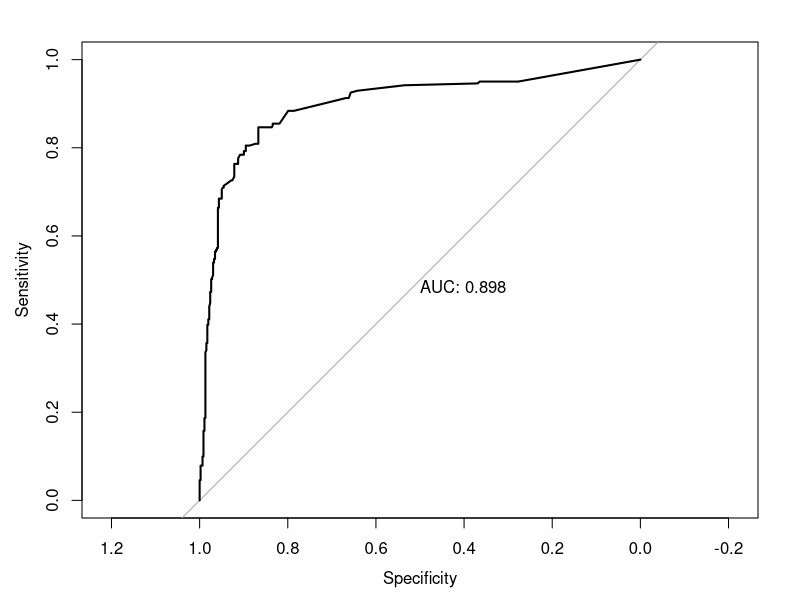

The R source for this figure: (Note: this script raises an error after producing the figure.)
#########################################################
##
####### Regressao Logística #######
## AED - Capitulo 06 - Prof. Máiron Chaves ####
#########################################################
##
#Copie este código, cole no seu R e execute para ver os resultados
rm(list = ls()) #Limpa memória do R
#Instala e carrega biblioteca para gerar a curva ROC
library(pROC) #Carrega
library(dplyr)
#Monte o dataset
dados <- data.frame(Prova_Logica = c(2, 2, 5, 5, 5, 2, 3, 2, 1, 4,
                                     5, 8, 1, 1, 3, 4, 3, 2, 1, 1, 8, 8, 1, 2, 1, 5, 3, 3, 5, 4, 4,
                                     1, 8, 3, 2, 3, 3, 2, 1, 1, 5, 4, 1, 5, 3, 1, 4, 6, 1, 1, 8, 1,
                                     1, 5, 1, 5, 3, 1, 1, 8, 1, 1, 1, 1, 1, 2, 1, 5, 5, 4, 2, 1, 8,
                                     4, 5, 1, 3, 3, 3, 5, 3, 1, 7, 1, 1, 2, 9, 5, 3, 1, 5, 1, 4, 2,
                                     1, 4, 3, 3, 8, 1, 1, 8, 5, 1, 1, 1, 5, 8, 5, 1, 4, 2, 5, 4, 5,
                                     3, 3, 5, 5, 5, 5, 5, 8, 5, 4, 9, 8, 1, 3, 4, 2, 5, 1, 4, 3, 5,
                                     5, 5, 6, 4, 3, 5, 7, 1, 8, 5, 7, 3, 2, 3, 2, 5, 5, 5, 5, 4, 4,
                                     8, 1, 1, 2, 5, 3, 2, 7, 4, 1, 1, 1, 4, 5, 1, 1, 8, 3, 6, 8, 3,
                                     1, 3, 3, 2, 8, 4, 1, 1, 1, 1, 1, 2, 3, 4, 6, 2, 3, 3, 4, 2, 1,
                                     5, 2, 4, 3, 3, 1, 3, 3, 3, 1, 3, 5, 6, 1, 5, 1, 5, 4, 3, 1, 6,
                                     1, 4, 9, 3, 3, 2, 1, 1, 4, 3, 1, 3, 1, 1, 3, 7, 8, 1, 3, 5, 6,
                                     3, 6, 5, 8, 5, 1, 1, 4, 2, 1, 8, 7, 5, 1, 1, 1, 6, 5, 7, 3, 3,
                                     5, 1, 3, 5, 1, 8, 8, 1, 2, 3, 3, 3, 3, 7, 1, 9, 8, 4, 1, 7, 1,
                                     1, 1, 5, 1, 1, 5, 3, 5, 1, 3, 6, 2, 1, 3, 4, 5, 6, 1, 5, 1, 5,
                                     1, 1, 5, 1, 1, 1, 5, 1, 3, 7, 1, 4, 3, 7, 1, 1, 5, 4, 1, 1, 3,
                                     5, 4, 2, 1, 5, 1, 1, 1, 8, 8, 5, 1, 2, 1, 6, 8, 3, 1, 5, 1, 5,
                                     1, 4, 4, 8, 1, 1, 1, 5, 1, 1, 5, 4, 6, 8, 1, 3, 1, 6, 1, 1, 1,
                                     1, 1, 8, 1, 5, 3, 1, 4, 4, 7, 2, 3, 3, 5, 8, 3, 1, 4, 1, 5, 1,
                                     7, 2, 6, 4, 1, 3, 1, 8, 5, 5, 5, 3, 1, 4, 5, 3, 6, 1, 3, 3, 5,
                                     4, 5, 3, 1, 4, 5, 1, 3, 6, 1, 1, 1, 3, 1, 1, 1, 1, 3, 1, 5, 4,
                                     8, 1, 5, 6, 6, 4, 2, 5, 5, 6, 1, 2, 5, 6, 4, 2, 1, 2, 7, 2, 8,
                                     1, 3, 1, 1, 1, 6, 1, 4, 3, 1, 5, 2, 1, 1, 5, 4, 3, 1, 3, 1, 1,
                                     2, 4, 5, 4, 5, 4, 3, 7, 4, 1, 7, 1, 8, 5, 3, 3, 5, 1, 2, 1, 5,
                                     4, 4, 4, 3, 6, 8, 8, 1, 1, 1, 8, 8, 1, 5, 1, 4, 5, 1, 4, 1, 4,
                                     1, 5, 1, 4, 4, 1, 1, 2, 5, 1, 4, 4, 5, 4, 1, 1, 5, 3, 5, 4, 1,
                                     1, 5, 3, 3, 1, 5, 5, 4, 5, 7, 2, 5, 9, 4, 6, 1, 1, 1, 1, 8, 7,2, 3, 2, 9, 3, 1, 5, 1, 3, 5, 1, 4, 6, 3, 1, 5, 1, 3, 9, 1, 4,
                                     8, 8, 1, 3, 2, 3, 3, 1, 5, 1, 1, 3, 1, 5, 3, 4, 3, 4, 1, 4, 3,
                                     5, 1, 5, 2, 5, 8, 9, 4, 7, 4, 8, 5, 7, 5, 3, 5, 6, 3, 1, 5, 6,
                                     4, 3, 5, 1, 2, 4, 1, 1, 2, 9, 5, 1, 5, 1, 2, 1, 5, 1, 2, 3, 5,
                                     1, 1, 5, 3, 9, 5, 6, 9, 6, 1, 1, 9, 1, 3, 5, 4, 8, 4, 2, 7, 1,
                                     6, 3, 7, 8, 1, 5, 5, 6, 1, 4, 4, 3, 1, 5, 5, 8, 3, 3, 1, 9, 5,
                                     5, 5, 5, 1, 9, 6, 3, 1, 1, 2, 4, 6, 5, 7, 6, 5, 1), 
                    Redacao = c(1, 1, 1, 4, 3, 3, 5, 5, 9, 1, 1, 1, 1, 1, 4, 3, 3, 1, 1, 1, 1, 7,
                                                                                                     1, 1, 8, 1, 1, 1, 3, 8, 3, 1, 5, 3, 3, 1, 2, 7, 1, 1, 1, 1, 1,
                                                                                                     1, 7, 1, 1, 8, 7, 1, 1, 1, 1, 1, 1, 1, 1, 1, 1, 1, 5, 1, 8, 5,
                                                                                                     1, 1, 1, 1, 1, 2, 1, 1, 6, 1, 1, 1, 1, 1, 1, 1, 4, 1, 8, 5, 1,
                                                                                                     5, 8, 1, 1, 1, 5, 1, 1, 1, 2, 3, 3, 1, 3, 8, 1, 4, 6, 1, 1, 1,
                                                                                                     1, 3, 1, 1, 2, 3, 2, 1, 1, 1, 1, 4, 1, 1, 1, 1, 4, 1, 8, 1, 5,
                                                                                                     1, 1, 1, 1, 1, 3, 6, 1, 2, 5, 6, 1, 2, 2, 1, 8, 1, 4, 6, 9, 3,
                                                                                                     1, 1, 1, 1, 1, 1, 1, 1, 1, 7, 1, 1, 1, 1, 1, 1, 6, 1, 1, 1, 1,
                                                                                                     1, 3, 5, 1, 1, 1, 1, 3, 1, 4, 1, 1, 1, 2, 1, 3, 1, 1, 1, 4, 5,
                                                                                                     1, 1, 6, 1, 3, 1, 4, 1, 1, 1, 1, 1, 1, 1, 1, 1, 1, 1, 1, 2, 3,
                                                                                                     6, 1, 8, 1, 1, 5, 1, 8, 2, 6, 1, 5, 1, 6, 1, 1, 1, 1, 1, 1, 1,
                                                                                                     1, 3, 1, 4, 8, 1, 1, 1, 8, 1, 3, 1, 6, 3, 1, 1, 1, 1, 1, 1, 1,
                                                                                                     1, 1, 1, 1, 1, 1, 5, 1, 1, 3, 1, 1, 7, 4, 1, 1, 1, 1, 6, 1, 3,
                                                                                                     1, 4, 1, 1, 7, 2, 6, 4, 1, 1, 1, 1, 1, 4, 7, 1, 3, 1, 1, 9, 1,
                                                                                                     1, 1, 1, 1, 1, 1, 3, 1, 3, 1, 3, 1, 1, 3, 2, 1, 1, 1, 5, 3, 1,
                                                                                                     1, 2, 1, 1, 4, 1, 1, 1, 1, 1, 1, 1, 1, 1, 1, 1, 4, 8, 1, 7, 1,
                                                                                                     1, 3, 8, 1, 1, 1, 1, 1, 4, 1, 1, 1, 2, 2, 7, 1, 3, 1, 1, 1, 4,
                                                                                                     2, 4, 2, 2, 5, 3, 1, 1, 1, 5, 1, 9, 1, 1, 3, 2, 1, 1, 5, 1, 2,
                                                                                                     1, 3, 8, 1, 5, 1, 4, 3, 1, 8, 1, 6, 5, 1, 1, 1, 1, 1, 4, 5, 1,
                                                                                                     7, 8, 1, 4, 1, 1, 1, 1, 4, 1, 1, 2, 1, 8, 2, 6, 2, 1, 4, 1, 1,
                                                                                                     1, 1, 1, 4, 1, 1, 1, 1, 1, 8, 1, 1, 1, 3, 1, 1, 1, 8, 1, 1, 1,
                                                                                                     3, 1, 1, 1, 1, 1, 6, 1, 1, 1, 1, 1, 4, 1, 1, 1, 1, 1, 1, 1, 1,
                                                                                                     3, 1, 2, 7, 2, 1, 1, 1, 1, 1, 2, 2, 1, 3, 1, 1, 3, 1, 1, 5, 1,
                                                                                                     7, 1, 1, 1, 3, 6, 1, 1, 1, 1, 1, 1, 1, 1, 4, 1, 6, 8, 8, 7, 2,
                                                                                                     1, 1, 1, 1, 1, 1, 1, 5, 1, 1, 5, 1, 1, 1, 1, 9, 1, 8, 1, 1, 2,
                                4, 1, 1, 6, 2, 1, 1, 1, 1, 1, 1, 1, 1, 2, 1, 1, 1, 1, 6, 1, 2,
                                1, 1, 5, 4, 1, 8, 4, 6, 6, 1, 1, 1, 9, 1, 1, 1, 1, 1, 8, 1, 1,
                                1, 1, 1, 3, 1, 1, 4, 1, 1, 3, 4, 1, 1, 3, 2, 3, 1, 2, 1, 1, 1,
                                1, 1, 1, 1, 1, 1, 1, 1, 1, 1, 1, 2, 3, 1, 4, 1, 4, 2, 1, 6, 1,
                                4, 2, 2, 1, 1, 1, 4, 1, 1, 1, 1, 1, 6, 1, 1, 1, 3, 2, 8, 1, 1,
                                1, 1, 1, 2, 3, 1, 1, 1, 1, 1, 1, 6, 1, 6, 7, 1, 1, 5, 1, 2, 5,
                                1, 1, 1, 1, 1, 2, 1, 3, 1, 1, 1, 8, 7, 1, 1, 1, 1, 4, 1, 6, 1,
                                2, 8, 4, 7, 1, 1, 1, 5, 1, 1, 2, 1, 1, 7, 1, 1, 1, 4, 1, 1, 3,
                                1, 5, 1, 7, 1), Auto_Avaliacao = c(1, 1, 1, 1, 1, 1, 1, 7, 1,
                                                                   1, 1, 9, 1, 1, 1, 3, 6, 1, 1, 1, 1, 1, 1, 1, 1, 1, 1, 1, 1, 1,
                                                                   1, 1, 3, 1, 1, 1, 1, 9, 1, 1, 1, 1, 1, 1, 8, 1, 1, 9, 7, 1, 2,
                                                                   1, 1, 1, 1, 1, 1, 1, 1, 7, 1, 3, 8, 1, 1, 1, 1, 1, 1, 6, 1, 1,
                                                                   1, 2, 1, 1, 1, 1, 1, 1, 3, 1, 8, 3, 1, 6, 1, 6, 1, 1, 3, 1, 1,
                                                                   1, 1, 8, 5, 3, 3, 1, 1, 3, 1, 1, 1, 1, 1, 6, 1, 2, 1, 1, 1, 1,
                                                                   1, 4, 1, 6, 1, 1, 1, 2, 3, 1, 4, 7, 6, 1, 1, 1, 1, 1, 1, 9, 1,
                                                                   2, 1, 1, 1, 1, 2, 1, 8, 1, 8, 1, 3, 2, 1, 1, 1, 1, 2, 6, 1, 1,
                                                                   1, 2, 1, 3, 1, 1, 8, 1, 4, 1, 1, 1, 1, 1, 1, 1, 1, 1, 1, 1, 9,
                                                                   1, 5, 1, 1, 1, 1, 1, 5, 1, 1, 1, 3, 5, 1, 1, 1, 1, 1, 1, 3, 1,
                                                                   1, 1, 1, 1, 1, 1, 1, 1, 1, 1, 1, 1, 3, 6, 1, 8, 1, 2, 5, 2, 1,
                                                                   1, 7, 1, 1, 1, 8, 1, 1, 5, 1, 1, 1, 3, 1, 1, 1, 9, 1, 1, 1, 5,
                                                                   9, 1, 5, 3, 4, 1, 1, 1, 1, 1, 1, 7, 1, 1, 1, 1, 3, 3, 1, 3, 1,
                                                                   1, 1, 1, 1, 1, 3, 8, 1, 4, 1, 4, 1, 1, 1, 6, 1, 3, 1, 1, 2, 3,
                                                                   1, 1, 1, 1, 1, 1, 1, 1, 9, 1, 1, 2, 2, 8, 1, 1, 1, 1, 1, 4, 1,
                                                                   1, 1, 1, 1, 1, 2, 1, 1, 1, 1, 4, 3, 1, 1, 4, 1, 6, 2, 1, 5, 3,
                                                                   1, 1, 2, 1, 1, 1, 1, 1, 1, 8, 3, 4, 8, 1, 3, 7, 7, 1, 1, 2, 1,
                                                                   1, 1, 1, 1, 4, 1, 1, 1, 1, 1, 1, 1, 1, 1, 1, 1, 3, 9, 1, 1, 1,
                                                                   1, 8, 1, 7, 1, 1, 1, 1, 1, 1, 1, 1, 2, 1, 1, 1, 2, 9, 6, 3, 3,
                                                                   1, 2, 1, 8, 7, 1, 1, 1, 1, 1, 6, 3, 1, 4, 5, 1, 6, 1, 1, 1, 1,
                                                                   3, 1, 1, 2, 1, 6, 3, 7, 1, 8, 3, 1, 1, 1, 1, 1, 1, 1, 1, 1, 1,
                                                                   1, 8, 1, 1, 1, 9, 1, 1, 1, 7, 1, 1, 1, 1, 1, 1, 1, 1, 1, 1, 1,
                                                                   1, 1, 1, 1, 3, 1, 1, 1, 1, 1, 1, 1, 1, 6, 1, 1, 1, 1, 1, 1, 2,
                                                                   1, 1, 1, 2, 1, 7, 1, 1, 4, 2, 1, 5, 1, 5, 1, 1, 1, 4, 6, 1, 1,
                                                                   4, 1, 2, 1, 1, 1, 9, 8, 1, 9, 1, 1, 1, 1, 1, 1, 1, 3, 1, 1, 1,
                                                                   1, 1, 4, 1, 1, 1, 1, 7, 1, 1, 1, 1, 1, 3, 1, 1, 8, 1, 1, 6, 1,
                                                                   1, 1, 2, 1, 1, 1, 1, 1, 1, 2, 5, 1, 6, 3, 1, 4, 3, 1, 7, 5, 1,
                                                                   1, 1, 1, 1, 1, 2, 1, 5, 9, 1, 1, 1, 2, 1, 1, 1, 1, 3, 1, 8, 1,
                                                                   1, 2, 5, 1, 1, 5, 1, 4, 1, 1, 1, 1, 1, 1, 1, 1, 1, 1, 1, 1, 1,
                                                                   1, 1, 1, 1, 1, 1, 3, 1, 1, 3, 1, 5, 1, 8, 1, 1, 1, 1, 1, 1, 1,
                                                                   1, 1, 1, 1, 6, 1, 1, 1, 2, 1, 1, 2, 1, 1, 1, 1, 2, 1, 1, 1, 1,
                                                                   1, 1, 1, 6, 1, 9, 5, 3, 1, 8, 1, 1, 3, 1, 1, 1, 1, 1, 1, 1, 2,
                                                                   1, 1, 1, 8, 1, 1, 1, 1, 1, 1, 1, 7, 1, 1, 1, 1, 1, 1, 1, 1, 1,
                                                                   1, 1, 1, 1, 2, 8, 1, 1, 1, 6, 1, 1, 1, 1, 9, 1, 1, 1),
                    Classe = c("Ruim",
                               "Ruim", "Ruim", "Boa", "Ruim", "Ruim", "Boa", "Boa", "Boa", "Ruim",
                               "Ruim", "Boa", "Ruim", "Ruim", "Boa", "Ruim", "Ruim", "Ruim",
                               "Ruim", "Ruim", "Boa", "Boa", "Ruim", "Ruim", "Boa", "Ruim",
                               "Ruim", "Ruim", "Boa", "Boa", "Ruim", "Ruim", "Boa", "Boa", "Ruim",
                               "Ruim", "Ruim", "Boa", "Ruim", "Ruim", "Boa", "Ruim", "Ruim",
                               "Ruim", "Boa", "Ruim", "Ruim", "Boa", "Boa", "Ruim", "Boa", "Ruim",
                               "Ruim", "Ruim", "Ruim", "Ruim", "Ruim", "Ruim", "Ruim", "Boa",
                               "Boa", "Boa", "Boa", "Boa", "Ruim", "Ruim", "Ruim", "Ruim", "Ruim",
                               "Boa", "Ruim", "Boa", "Boa", "Ruim", "Ruim", "Ruim", "Ruim",
                               "Ruim", "Ruim", "Ruim", "Boa", "Ruim", "Boa", "Boa", "Ruim",
                               "Boa", "Boa", "Boa", "Ruim", "Ruim", "Boa", "Ruim", "Ruim", "Ruim",
                               "Ruim", "Ruim", "Ruim", "Boa", "Boa", "Boa", "Ruim", "Ruim",
                               "Boa", "Ruim", "Ruim", "Ruim", "Ruim", "Boa", "Boa", "Boa", "Ruim",
                               "Ruim", "Ruim", "Ruim", "Ruim", "Boa", "Ruim", "Ruim", "Ruim",
                               "Ruim", "Boa", "Ruim", "Boa", "Ruim", "Boa", "Boa", "Boa", "Ruim",
                               "Ruim", "Boa", "Ruim", "Ruim", "Boa", "Ruim", "Ruim", "Ruim",
                               "Boa", "Boa", "Boa", "Ruim", "Ruim", "Ruim", "Boa", "Ruim", "Ruim",
                               "Boa", "Boa", "Ruim", "Ruim", "Ruim", "Ruim", "Ruim", "Ruim",
                               "Boa", "Ruim", "Ruim", "Ruim", "Boa", "Ruim", "Ruim", "Ruim",
                               "Ruim", "Ruim", "Ruim", "Boa", "Boa", "Ruim", "Ruim", "Ruim",
                               "Ruim", "Ruim", "Boa", "Boa", "Boa", "Ruim", "Boa", "Boa", "Ruim",
                               "Boa", "Ruim", "Ruim", "Ruim", "Ruim", "Ruim", "Boa", "Ruim",
                               "Ruim", "Ruim", "Boa", "Boa", "Ruim", "Ruim", "Boa", "Ruim",
                               "Ruim", "Ruim", "Ruim", "Ruim", "Ruim", "Ruim", "Ruim", "Ruim",
                               "Ruim", "Ruim", "Ruim", "Ruim", "Ruim", "Ruim", "Ruim", "Ruim",
                               "Boa", "Boa", "Ruim", "Boa", "Ruim", "Ruim", "Boa", "Ruim", "Boa",
                               "Ruim", "Boa", "Ruim", "Boa", "Ruim", "Boa", "Ruim", "Ruim",
                               "Boa", "Ruim", "Ruim", "Ruim", "Ruim", "Ruim", "Boa", "Ruim",
                               "Boa", "Boa", "Ruim", "Ruim", "Boa", "Boa", "Ruim", "Ruim", "Ruim",
                               "Boa", "Ruim", "Ruim", "Ruim", "Ruim", "Ruim", "Ruim", "Boa",
                               "Ruim", "Ruim", "Ruim", "Ruim", "Ruim", "Boa", "Ruim", "Boa",
                               "Ruim", "Ruim", "Boa", "Ruim", "Ruim", "Boa", "Boa", "Boa", "Boa",
                               "Boa", "Ruim", "Boa", "Ruim", "Ruim", "Ruim", "Boa", "Ruim",
                               "Boa", "Boa", "Ruim", "Boa", "Boa", "Ruim", "Ruim", "Ruim", "Ruim",
                               "Ruim", "Boa", "Boa", "Ruim", "Boa", "Ruim", "Ruim", "Ruim",
                               "Ruim", "Boa", "Ruim", "Ruim", "Ruim", "Boa", "Boa", "Boa", "Ruim",
                               "Ruim", "Ruim", "Boa", "Ruim", "Ruim", "Ruim", "Ruim", "Ruim",
                               "Ruim", "Ruim", "Boa", "Ruim", "Ruim", "Ruim", "Boa", "Ruim",
                               "Boa", "Ruim", "Boa", "Boa", "Boa", "Ruim", "Ruim", "Ruim", "Ruim",
                               "Ruim", "Ruim", "Ruim", "Ruim", "Boa", "Boa", "Boa", "Ruim",
                               "Boa", "Ruim", "Boa", "Ruim", "Boa", "Ruim", "Ruim", "Ruim",
                               "Ruim", "Boa", "Ruim", "Ruim", "Ruim", "Boa", "Ruim", "Boa",
                               "Ruim", "Ruim", "Boa", "Ruim", "Ruim", "Ruim", "Ruim", "Boa",
                               "Ruim", "Ruim", "Boa", "Ruim", "Ruim", "Boa", "Ruim", "Boa",
                               "Ruim", "Boa", "Ruim", "Ruim", "Boa", "Ruim", "Ruim", "Ruim",
                               "Boa", "Ruim", "Ruim", "Ruim", "Ruim", "Boa", "Ruim", "Boa",
                               "Ruim", "Boa", "Boa", "Ruim", "Boa", "Ruim", "Ruim", "Boa", "Ruim",
                               "Ruim", "Boa", "Boa", "Ruim", "Boa", "Boa", "Ruim", "Boa", "Boa",
                               "Ruim", "Ruim", "Ruim", "Ruim", "Ruim", "Ruim", "Boa", "Ruim",
                               "Ruim", "Ruim", "Ruim", "Boa", "Ruim", "Boa", "Ruim", "Boa",
                               "Boa", "Ruim", "Ruim", "Ruim", "Ruim", "Ruim", "Boa", "Ruim",
                               "Ruim", "Ruim", "Ruim", "Ruim", "Boa", "Ruim", "Ruim", "Ruim",
                               "Boa", "Ruim", "Ruim", "Ruim", "Boa", "Ruim", "Ruim", "Ruim",
                               "Ruim", "Boa", "Ruim", "Ruim", "Ruim", "Ruim", "Boa", "Ruim",
                               "Boa", "Ruim", "Ruim", "Ruim", "Boa", "Ruim", "Ruim", "Ruim",
                               "Ruim", "Ruim", "Ruim", "Ruim", "Ruim", "Boa", "Ruim", "Boa",
                               "Boa", "Ruim", "Ruim", "Ruim", "Ruim", "Ruim", "Ruim", "Ruim",
                               "Ruim", "Ruim", "Ruim", "Ruim", "Ruim", "Boa", "Ruim", "Ruim",
                               "Boa", "Ruim", "Boa", "Ruim", "Ruim", "Ruim", "Boa", "Boa", "Ruim",
                               "Ruim", "Boa", "Ruim", "Ruim", "Ruim", "Ruim", "Ruim", "Boa",
                               "Boa", "Boa", "Boa", "Boa", "Boa", "Boa", "Ruim", "Ruim", "Ruim",
                               "Ruim", "Ruim", "Boa", "Ruim", "Boa", "Ruim", "Ruim", "Boa",
                               "Ruim", "Ruim", "Ruim", "Ruim", "Boa", "Ruim", "Boa", "Ruim",
                               "Ruim", "Ruim", "Ruim", "Ruim", "Ruim", "Boa", "Ruim", "Ruim",
                               "Boa", "Ruim", "Ruim", "Ruim", "Ruim", "Ruim", "Ruim", "Boa",
                               "Boa", "Ruim", "Ruim", "Ruim", "Boa", "Ruim", "Boa", "Boa", "Ruim",
                               "Boa", "Boa", "Ruim", "Boa", "Boa", "Boa", "Boa", "Ruim", "Ruim",
                               "Ruim", "Boa", "Ruim", "Ruim", "Boa", "Boa", "Ruim", "Boa", "Ruim",
                               "Ruim", "Boa", "Ruim", "Boa", "Boa", "Boa", "Ruim", "Boa", "Ruim",
                               "Ruim", "Ruim", "Boa", "Ruim", "Ruim", "Boa", "Ruim", "Boa",
                               "Ruim", "Ruim", "Ruim", "Ruim", "Ruim", "Boa", "Ruim", "Ruim",
                               "Ruim", "Ruim", "Ruim", "Boa", "Ruim", "Ruim", "Ruim", "Ruim",
                               "Ruim", "Ruim", "Boa", "Boa", "Boa", "Ruim", "Boa", "Ruim", "Boa",
                               "Ruim", "Boa", "Ruim", "Ruim", "Ruim", "Ruim", "Ruim", "Boa",
                               "Ruim", "Ruim", "Ruim", "Ruim", "Boa", "Boa", "Ruim", "Ruim",
                               "Ruim", "Ruim", "Ruim", "Boa", "Ruim", "Ruim", "Ruim", "Boa",
                               "Ruim", "Ruim", "Ruim", "Ruim", "Ruim", "Ruim", "Boa", "Ruim",
                               "Ruim", "Boa", "Ruim", "Boa", "Boa", "Boa", "Boa", "Boa", "Boa",
                               "Ruim", "Boa", "Ruim", "Ruim", "Ruim", "Ruim", "Boa", "Ruim",
                               "Ruim", "Boa", "Ruim", "Ruim", "Ruim", "Boa", "Boa", "Ruim",
                               "Ruim", "Ruim", "Boa", "Boa", "Ruim", "Boa", "Ruim", "Ruim",
                               "Boa", "Boa", "Boa", "Ruim", "Ruim", "Ruim", "Boa", "Ruim", "Ruim",
                               "Ruim", "Ruim", "Ruim", "Boa", "Ruim", "Boa", "Ruim", "Boa",
                               "Ruim", "Ruim", "Boa", "Ruim", "Boa", "Boa", "Boa", "Ruim"))

#Converte variavel resposta para factor
dados$Classe <- factor(dados$Classe, levels = c('Ruim','Boa'))

#Pequena analisa exploratoria
dados %>% group_by(Classe) %>% summarise_all("mean")

#Ajusta regressao logistica
fit <- glm(Classe ~ Prova_Logica + Redacao + Auto_Avaliacao ,
           data = dados,
           family = binomial)

#Visualiza resumo do modelo ajustado
summary(fit)

#Aplica exponenciacao nos coeficientes para interpretar o peso de cada variável
exp(fit$coefficients)
#Curva ROC
prob = predict(fit, newdata = dados, type = "response")
roc = roc(dados$Classe ~ prob, plot = TRUE, print.auc = TRUE)
#Obtem a predicao/probabilidade para cada observacao
Probabilidade <- predict(fit, newdata= dados,type = 'response')

#Se a probabilidade for maior que 50% classifica como 'Boa'
Classe_Predita <- ifelse(Probabilidade > 0.5,"Boa","Ruim")

#Visualiza data frame com as predicoes
View(data.frame(dados,Probabilidade,Classe_Predita))

#Gera matriz de confusao
confusao <- table(Classe_Predita = Classe_Predita, Classe_Original =
                    relevel(dados$Classe,ref = 'Boa'))

#Armazena valores da matriz de confusao
vp <- confusao[1,1];vp
fn <- confusao[2,1];fn

vn <- confusao[2,2];vn
fp <- confusao[1,2];fp

#Calcula acuracia
acuracia <- sum(diag(confusao))/ sum(confusao);acuracia

#Calcula Sensitividade
sensitividade <- vp /(vp+fn)

#Cacula Especificidade
especificidade <- vn / (vn + fp)

#Analise de Sensitividade e Especificidade

limiares <- sort(Probabilidade)

acuracia <- c()
sensitividade <- c()
especificidade <- c()

for ( i in 1:length(limiares)) {limiar_atual <- limiares[i]

Classe_Predita <- ifelse(Probabilidade > limiar_atual,'Boa' , 'Ruim')

#Gera matriz de confusao
confusao <- table(Classe_Predita = Classe_Predita, Classe_Original =
                    relevel(dados$Classe,ref = 'Boa'))

#Armazena valores da matriz de confusao
vp <- confusao[1,1];vp
fn <- confusao[2,1];fn

vn <- confusao[2,2];vn
fp <- confusao[1,2];fp

#Calcula acuracia
acuracia[i] <- sum(diag(confusao))/ sum(confusao);acuracia

#Calcula Sensitividade
sensitividade[i] <- vp /(vp+fn)

#Calcula Especificidade
especificidade[i] <- vn / (vn + fp)

}

plot(y = sensitividade[1:698] , x = limiares[1:698], type="l", col="red", ylab = 'Sensitividade e
Especificidade', xlab= 'Pontos de Corte')
grid()
lines(y = especificidade[1:698], x = limiares[1:698], type = 'l',col="blue" )

legend("bottomleft", c("sensibilidade","especificidade"),
       col=c("red","blue"), lty=c(1,1),bty="n", cex=1, lwd=1)

abline(v=0.225)

#Obtem novamente as probabilidades para classificar baseado no ponto de corte 22,5%
Probabilidade <- predict(fit, newdata= dados,type = 'response')
Classe_Predita <- ifelse(Probabilidade > 0.225,"Boa","Ruim")

View(data.frame(dados,Probabilidade,Classe_Predita))

#Visualiza matriz de confusao final
confusao <- table(Classe_Predita = Classe_Predita, Classe_Original =
                    relevel(dados$Classe,ref = 'Boa'))

#Armazena valores da matriz de confusao
vp <- confusao[1,1];vp
fn <- confusao[2,1];fn

vn <- confusao[2,2];vn
fp <- confusao[1,2];fp
#Calcula acuracia
acuracia <- sum(diag(confusao))/ sum(confusao);acuracia

#Calcula Sensitividade
sensitividade <- vp /(vp+fn)

#Cacula Especificidade
especificidade <- vn / (vn + fp)

